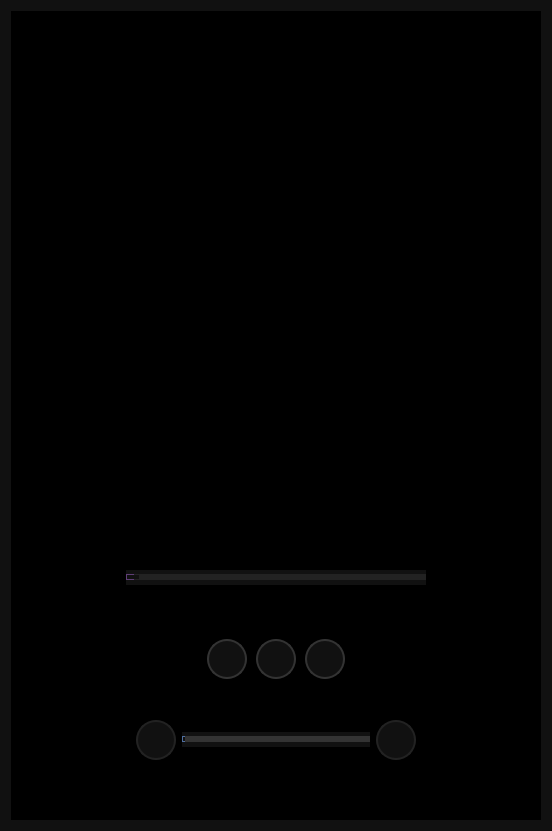
         <widget class="QWidget" name="widgetContainer">
          <property name="styleSheet">
           <string notr="true">QWidget {

	background-color : #111111;

}</string>
          </property>
          <layout class="QGridLayout" name="gridLayout_4">
           <item row="0" column="0">
            <widget class="QFrame" name="framePlayerContent">
             <property name="styleSheet">
              <string notr="true">QFrame {

	background-color : #111111;

}</string>
             </property>
             <property name="frameShape">
              <enum>QFrame::Panel</enum>
             </property>
             <property name="frameShadow">
              <enum>QFrame::Plain</enum>
             </property>
             <property name="lineWidth">
              <number>0</number>
             </property>
             <layout class="QGridLayout" name="gridLayout_5">
              <property name="leftMargin">
               <number>0</number>
              </property>
              <property name="topMargin">
               <number>0</number>
              </property>
              <property name="rightMargin">
               <number>0</number>
              </property>
              <property name="bottomMargin">
               <number>0</number>
              </property>
              <property name="spacing">
               <number>0</number>
              </property>
              <item row="0" column="0">
               <widget class="QFrame" name="framePlayContent">
                <property name="frameShape">
                 <enum>QFrame::NoFrame</enum>
                </property>
                <property name="frameShadow">
                 <enum>QFrame::Plain</enum>
                </property>
                <property name="lineWidth">
                 <number>0</number>
                </property>
                <layout class="QGridLayout" name="gridLayout_9">
                 <property name="leftMargin">
                  <number>0</number>
                 </property>
                 <property name="topMargin">
                  <number>0</number>
                 </property>
                 <property name="rightMargin">
                  <number>0</number>
                 </property>
                 <property name="bottomMargin">
                  <number>0</number>
                 </property>
                 <property name="spacing">
                  <number>0</number>
                 </property>
                 <item row="0" column="0">
                  <widget class="QFrame" name="frameCoverArt">
                   <property name="styleSheet">
                    <string notr="true">QFrame {

	background-color : #000000;

}</string>
                   </property>
                   <property name="frameShape">
                    <enum>QFrame::Panel</enum>
                   </property>
                   <property name="frameShadow">
                    <enum>QFrame::Plain</enum>
                   </property>
                   <property name="lineWidth">
                    <number>0</number>
                   </property>
                   <layout class="QGridLayout" name="gridLayout_11">
                    <property name="leftMargin">
                     <number>0</number>
                    </property>
                    <property name="topMargin">
                     <number>0</number>
                    </property>
                    <property name="rightMargin">
                     <number>0</number>
                    </property>
                    <property name="bottomMargin">
                     <number>0</number>
                    </property>
                    <property name="spacing">
                     <number>0</number>
                    </property>
                    <item row="1" column="3">
                     <spacer name="horizontalSpacer_7">
                      <property name="orientation">
                       <enum>Qt::Horizontal</enum>
                      </property>
                      <property name="sizeType">
                       <enum>QSizePolicy::Fixed</enum>
                      </property>
                      <property name="sizeHint" stdset="0">
                       <size>
                        <width>40</width>
                        <height>20</height>
                       </size>
                      </property>
                     </spacer>
                    </item>
                    <item row="1" column="1">
                     <spacer name="horizontalSpacer_6">
                      <property name="orientation">
                       <enum>Qt::Horizontal</enum>
                      </property>
                      <property name="sizeType">
                       <enum>QSizePolicy::Fixed</enum>
                      </property>
                      <property name="sizeHint" stdset="0">
                       <size>
                        <width>40</width>
                        <height>20</height>
                       </size>
                      </property>
                     </spacer>
                    </item>
                    <item row="1" column="2" alignment="Qt::AlignHCenter">
                     <widget class="QLabel" name="labelCoverArt">
                      <property name="minimumSize">
                       <size>
                        <width>450</width>
                        <height>450</height>
                       </size>
                      </property>
                      <property name="maximumSize">
                       <size>
                        <width>450</width>
                        <height>450</height>
                       </size>
                      </property>
                      <property name="sizeIncrement">
                       <size>
                        <width>0</width>
                        <height>0</height>
                       </size>
                      </property>
                      <property name="baseSize">
                       <size>
                        <width>100</width>
                        <height>100</height>
                       </size>
                      </property>
                      <property name="autoFillBackground">
                       <bool>true</bool>
                      </property>
                      <property name="lineWidth">
                       <number>0</number>
                      </property>
                      <property name="text">
                       <string/>
                      </property>
                      <property name="pixmap">
                       <pixmap>../../../../../../../../music/FLAC/Baby Keem/[ME]  The Melodic Blue [198352120] [2021]/cover.jpg</pixmap>
                      </property>
                      <property name="scaledContents">
                       <bool>true</bool>
                      </property>
                      <property name="wordWrap">
                       <bool>false</bool>
                      </property>
                     </widget>
                    </item>
                    <item row="0" column="2">
                     <spacer name="verticalSpacer_14">
                      <property name="orientation">
                       <enum>Qt::Vertical</enum>
                      </property>
                      <property name="sizeType">
                       <enum>QSizePolicy::Fixed</enum>
                      </property>
                      <property name="sizeHint" stdset="0">
                       <size>
                        <width>20</width>
                        <height>5</height>
                       </size>
                      </property>
                     </spacer>
                    </item>
                   </layout>
                  </widget>
                 </item>
                 <item row="1" column="0">
                  <widget class="QFrame" name="frameSong">
                   <property name="styleSheet">
                    <string notr="true">QFrame {

	background-color : #000000;

}</string>
                   </property>
                   <property name="frameShape">
                    <enum>QFrame::NoFrame</enum>
                   </property>
                   <property name="frameShadow">
                    <enum>QFrame::Plain</enum>
                   </property>
                   <property name="lineWidth">
                    <number>0</number>
                   </property>
                   <layout class="QGridLayout" name="gridLayout_10">
                    <property name="leftMargin">
                     <number>0</number>
                    </property>
                    <property name="topMargin">
                     <number>0</number>
                    </property>
                    <property name="rightMargin">
                     <number>0</number>
                    </property>
                    <property name="bottomMargin">
                     <number>0</number>
                    </property>
                    <property name="spacing">
                     <number>0</number>
                    </property>
                    <item row="3" column="0" alignment="Qt::AlignHCenter">
                     <widget class="QLabel" name="labelArtistSong">
                      <property name="styleSheet">
                       <string notr="true">QLabel {
	font : 80 13pt &quot;Microsoft JhengHei UI&quot; bold;
	color : #FFFFFF;
	border-radius : 0px;
	text-align : left;
	padding-left: 5px;
}

QLabel::hover {
	color : #4F6FA0;
}
</string>
                      </property>
                      <property name="text">
                       <string/>
                      </property>
                     </widget>
                    </item>
                    <item row="1" column="0" alignment="Qt::AlignHCenter">
                     <widget class="QLabel" name="labelTitleSong">
                      <property name="styleSheet">
                       <string notr="true">QLabel {
	font : 77 18pt &quot;Microsoft JhengHei UI&quot;;
	color : #FFFFFF;
	border-radius : 0px;
	text-align : left;
	padding-left: 5px;
}

QLabel::hover {
	color : #4F6FA0;
}
</string>
                      </property>
                      <property name="frameShape">
                       <enum>QFrame::Panel</enum>
                      </property>
                      <property name="frameShadow">
                       <enum>QFrame::Plain</enum>
                      </property>
                      <property name="lineWidth">
                       <number>0</number>
                      </property>
                      <property name="text">
                       <string/>
                      </property>
                     </widget>
                    </item>
                    <item row="4" column="0">
                     <spacer name="verticalSpacer_2">
                      <property name="orientation">
                       <enum>Qt::Vertical</enum>
                      </property>
                      <property name="sizeType">
                       <enum>QSizePolicy::Fixed</enum>
                      </property>
                      <property name="sizeHint" stdset="0">
                       <size>
                        <width>20</width>
                        <height>20</height>
                       </size>
                      </property>
                     </spacer>
                    </item>
                    <item row="0" column="0">
                     <spacer name="verticalSpacer">
                      <property name="orientation">
                       <enum>Qt::Vertical</enum>
                      </property>
                      <property name="sizeType">
                       <enum>QSizePolicy::Fixed</enum>
                      </property>
                      <property name="sizeHint" stdset="0">
                       <size>
                        <width>20</width>
                        <height>30</height>
                       </size>
                      </property>
                     </spacer>
                    </item>
                    <item row="2" column="0" alignment="Qt::AlignHCenter">
                     <widget class="QLabel" name="labelAlbumSong">
                      <property name="styleSheet">
                       <string notr="true">QLabel {
	font : 80 16pt &quot;Microsoft JhengHei UI&quot; bold;
	color : #FFFFFF;
	border-radius : 0px;
	text-align : left;
	padding-left: 5px;
}

QLabel::hover {
	color : #4F6FA0;
}
</string>
                      </property>
                      <property name="text">
                       <string/>
                      </property>
                     </widget>
                    </item>
                    <item row="5" column="0">
                     <widget class="QFrame" name="frameSongTime">
                      <property name="frameShape">
                       <enum>QFrame::StyledPanel</enum>
                      </property>
                      <property name="frameShadow">
                       <enum>QFrame::Raised</enum>
                      </property>
                      <layout class="QGridLayout" name="gridLayout_14">
                       <item row="0" column="2">
                        <widget class="QSlider" name="horizontalSliderTime">
                         <property name="minimumSize">
                          <size>
                           <width>300</width>
                           <height>0</height>
                          </size>
                         </property>
                         <property name="styleSheet">
                          <string notr="true">QSlider::groove:horizontal {
	border: 1px solid #333333;
	height: 4px;

	border-radius: 2px;
}

QSlider::handle:horizontal {
	width : 12px;
	height : 12px;
	background-color : #111111;
}

QSlider::add-page:qlineargradient {
	background: #222222;
	border-top-right-radius: 9px;
	border-bottom-right-radius: 9px;
	border-top-left-radius: 0px;
	border-bottom-left-radius: 0px;
}

QSlider::sub-page:qlineargradient {
	background: #5F3E77;
	border-top-right-radius: 0px;
	border-bottom-right-radius: 0px;
	border-top-left-radius: 9px;
	border-bottom-left-radius: 9px;
}</string>
                         </property>
                         <property name="orientation">
                          <enum>Qt::Horizontal</enum>
                         </property>
                        </widget>
                       </item>
                       <item row="4" column="2">
                        <widget class="QFrame" name="frameVolume">
                         <property name="frameShape">
                          <enum>QFrame::StyledPanel</enum>
                         </property>
                         <property name="frameShadow">
                          <enum>QFrame::Raised</enum>
                         </property>
                         <layout class="QGridLayout" name="gridLayout_12">
                          <item row="0" column="0">
                           <widget class="QPushButton" name="pushButtonVolume">
                            <property name="minimumSize">
                             <size>
                              <width>40</width>
                              <height>40</height>
                             </size>
                            </property>
                            <property name="maximumSize">
                             <size>
                              <width>40</width>
                              <height>40</height>
                             </size>
                            </property>
                            <property name="styleSheet">
                             <string notr="true">QPushButton {
    color: #222222;
    border: 2px solid #222222;
    border-radius: 20px;
    /*border-style: outset;*/
    padding: 5px;
}

QPushButton:hover {
    background: #222222;
}
</string>
                            </property>
                            <property name="text">
                             <string/>
                            </property>
                            <property name="icon">
                             <iconset>
                              <normaloff>../img/icons/24x24/cil-volume-high.png</normaloff>../img/icons/24x24/cil-volume-high.png</iconset>
                            </property>
                            <property name="iconSize">
                             <size>
                              <width>24</width>
                              <height>24</height>
                             </size>
                            </property>
                           </widget>
                          </item>
                          <item row="0" column="1">
                           <widget class="QSlider" name="horizontalSliderVolume">
                            <property name="styleSheet">
                             <string notr="true">QSlider::groove:horizontal {
	border: 1px solid #333333;
	height: 4px;

	border-radius: 2px;
}

QSlider::handle:horizontal {
	width : 2px;
	height : 8px;
	background-color : #111111;
}

QSlider::add-page:qlineargradient {
	background: #333333;
	border-top-right-radius: 9px;
	border-bottom-right-radius: 9px;
	border-top-left-radius: 0px;
	border-bottom-left-radius: 0px;
}

QSlider::sub-page:qlineargradient {
	background: #4F6FA0;
	border-top-right-radius: 0px;
	border-bottom-right-radius: 0px;
	border-top-left-radius: 9px;
	border-bottom-left-radius: 9px;
}</string>
                            </property>
                            <property name="orientation">
                             <enum>Qt::Horizontal</enum>
                            </property>
                           </widget>
                          </item>
                          <item row="0" column="2">
                           <widget class="QPushButton" name="pushButtonAddFavorite">
                            <property name="minimumSize">
                             <size>
                              <width>40</width>
                              <height>40</height>
                             </size>
                            </property>
                            <property name="maximumSize">
                             <size>
                              <width>40</width>
                              <height>40</height>
                             </size>
                            </property>
                            <property name="styleSheet">
                             <string notr="true">QPushButton {
    color: #222222;
    border: 2px solid #222222;
    border-radius: 20px;
    /*border-style: outset;*/
    padding: 5px;
}

QPushButton:hover {
    background: #222222;
}

QPushButton:pressed {
    border-style: inset;
    background: #AD3F3F;
}</string>
                            </property>
                            <property name="text">
                             <string/>
                            </property>
                            <property name="icon">
                             <iconset>
                              <normaloff>../img/icons/24x24/cil-heart.png</normaloff>../img/icons/24x24/cil-heart.png</iconset>
                            </property>
                            <property name="iconSize">
                             <size>
                              <width>24</width>
                              <height>24</height>
                             </size>
                            </property>
                           </widget>
                          </item>
                         </layout>
                        </widget>
                       </item>
                       <item row="0" column="4">
                        <spacer name="horizontalSpacer_5">
                         <property name="orientation">
                          <enum>Qt::Horizontal</enum>
                         </property>
                         <property name="sizeHint" stdset="0">
                          <size>
                           <width>40</width>
                           <height>20</height>
                          </size>
                         </property>
                        </spacer>
                       </item>
                       <item row="1" column="2">
                        <spacer name="verticalSpacer_3">
                         <property name="orientation">
                          <enum>Qt::Vertical</enum>
                         </property>
                         <property name="sizeHint" stdset="0">
                          <size>
                           <width>20</width>
                           <height>40</height>
                          </size>
                         </property>
                        </spacer>
                       </item>
                       <item row="2" column="2">
                        <widget class="QFrame" name="framePlayerFunction">
                         <property name="minimumSize">
                          <size>
                           <width>0</width>
                           <height>50</height>
                          </size>
                         </property>
                         <property name="maximumSize">
                          <size>
                           <width>16777215</width>
                           <height>50</height>
                          </size>
                         </property>
                         <property name="frameShape">
                          <enum>QFrame::StyledPanel</enum>
                         </property>
                         <property name="frameShadow">
                          <enum>QFrame::Raised</enum>
                         </property>
                         <layout class="QGridLayout" name="gridLayout_6">
                          <property name="leftMargin">
                           <number>0</number>
                          </property>
                          <property name="topMargin">
                           <number>0</number>
                          </property>
                          <property name="rightMargin">
                           <number>0</number>
                          </property>
                          <property name="bottomMargin">
                           <number>0</number>
                          </property>
                          <property name="horizontalSpacing">
                           <number>9</number>
                          </property>
                          <property name="verticalSpacing">
                           <number>0</number>
                          </property>
                          <item row="0" column="5">
                           <spacer name="horizontalSpacer_3">
                            <property name="orientation">
                             <enum>Qt::Horizontal</enum>
                            </property>
                            <property name="sizeHint" stdset="0">
                             <size>
                              <width>40</width>
                              <height>20</height>
                             </size>
                            </property>
                           </spacer>
                          </item>
                          <item row="0" column="4">
                           <widget class="QPushButton" name="pushButtonNext">
                            <property name="minimumSize">
                             <size>
                              <width>40</width>
                              <height>40</height>
                             </size>
                            </property>
                            <property name="maximumSize">
                             <size>
                              <width>40</width>
                              <height>40</height>
                             </size>
                            </property>
                            <property name="styleSheet">
                             <string notr="true">QPushButton {
    color: #333333;
    border: 2px solid #333333;
    border-radius: 20px;
    /*border-style: outset;*/
    padding: 5px;
}

QPushButton:hover {
    background: #444444;
}

QPushButton:pressed {
    border-style: inset;
    background: qradialgradient(
        cx: 0.4, cy: -0.1, fx: 0.4, fy: -0.1,
        radius: 1.35, stop: 0 #fff, stop: 1 #ddd);
}</string>
                            </property>
                            <property name="text">
                             <string/>
                            </property>
                            <property name="icon">
                             <iconset>
                              <normaloff>img/icons/24x24/cil-media-step-forward.png</normaloff>img/icons/24x24/cil-media-step-forward.png</iconset>
                            </property>
                            <property name="iconSize">
                             <size>
                              <width>24</width>
                              <height>24</height>
                             </size>
                            </property>
                            <property name="flat">
                             <bool>true</bool>
                            </property>
                           </widget>
                          </item>
                          <item row="0" column="1">
                           <spacer name="horizontalSpacer">
                            <property name="orientation">
                             <enum>Qt::Horizontal</enum>
                            </property>
                            <property name="sizeHint" stdset="0">
                             <size>
                              <width>40</width>
                              <height>20</height>
                             </size>
                            </property>
                           </spacer>
                          </item>
                          <item row="0" column="2">
                           <widget class="QPushButton" name="pushButtonPrevious">
                            <property name="minimumSize">
                             <size>
                              <width>40</width>
                              <height>40</height>
                             </size>
                            </property>
                            <property name="maximumSize">
                             <size>
                              <width>40</width>
                              <height>40</height>
                             </size>
                            </property>
                            <property name="styleSheet">
                             <string notr="true">QPushButton {
    color: #333333;
    border: 2px solid #333333;
    border-radius: 20px;
    /*border-style: outset;*/
    padding: 5px;
}

QPushButton:hover {
    background: #444444;
}

QPushButton:pressed {
    border-style: inset;
    background: qradialgradient(
        cx: 0.4, cy: -0.1, fx: 0.4, fy: -0.1,
        radius: 1.35, stop: 0 #fff, stop: 1 #ddd);
}</string>
                            </property>
                            <property name="text">
                             <string/>
                            </property>
                            <property name="icon">
                             <iconset>
                              <normaloff>img/icons/24x24/cil-media-step-backward.png</normaloff>img/icons/24x24/cil-media-step-backward.png</iconset>
                            </property>
                            <property name="iconSize">
                             <size>
                              <width>24</width>
                              <height>24</height>
                             </size>
                            </property>
                            <property name="flat">
                             <bool>true</bool>
                            </property>
                           </widget>
                          </item>
                          <item row="0" column="3">
                           <widget class="QPushButton" name="pushButtonPlay">
                            <property name="minimumSize">
                             <size>
                              <width>40</width>
                              <height>40</height>
                             </size>
                            </property>
                            <property name="maximumSize">
                             <size>
                              <width>40</width>
                              <height>40</height>
                             </size>
                            </property>
                            <property name="styleSheet">
                             <string notr="true">QPushButton {
    color: #333333;
    border: 2px solid #333333;
    border-radius: 20px;
    /*border-style: outset;*/
    padding: 5px;
}

QPushButton:hover {
    background: #444444;
}

QPushButton:pressed {
    border-style: inset;
    background: qradialgradient(
        cx: 0.4, cy: -0.1, fx: 0.4, fy: -0.1,
        radius: 1.35, stop: 0 #fff, stop: 1 #ddd);
}</string>
                            </property>
                            <property name="text">
                             <string/>
                            </property>
                            <property name="icon">
                             <iconset>
                              <normaloff>img/icons/24x24/cil-media-play.png</normaloff>img/icons/24x24/cil-media-play.png</iconset>
                            </property>
                            <property name="iconSize">
                             <size>
                              <width>24</width>
                              <height>24</height>
                             </size>
                            </property>
                            <property name="flat">
                             <bool>true</bool>
                            </property>
                           </widget>
                          </item>
                         </layout>
                        </widget>
                       </item>
                       <item row="5" column="2" alignment="Qt::AlignHCenter">
                        <widget class="QLabel" name="labelBitrate">
                         <property name="styleSheet">
                          <string notr="true">QLabel {
	font : 22 11pt &quot;Microsoft JhengHei UI&quot; bold;
	color : #FFFFFF;
	border-radius : 0px;
	text-align : left;
	padding-left: 5px;
}</string>
                         </property>
                         <property name="text">
                          <string/>
                         </property>
                        </widget>
                       </item>
                       <item row="3" column="2">
                        <spacer name="verticalSpacer_4">
                         <property name="orientation">
                          <enum>Qt::Vertical</enum>
                         </property>
                         <property name="sizeType">
                          <enum>QSizePolicy::Fixed</enum>
                         </property>
                         <property name="sizeHint" stdset="0">
                          <size>
                           <width>20</width>
                           <height>20</height>
                          </size>
                         </property>
                        </spacer>
                       </item>
                       <item row="0" column="3">
                        <widget class="QLabel" name="labelDuration">
                         <property name="styleSheet">
                          <string notr="true">QLabel {
	font : 80 8pt &quot;Microsoft JhengHei UI&quot; bold;
	color : #FFFFFF;
	border-radius : 0px;
	text-align : left;
	padding-left: 5px;
}</string>
                         </property>
                         <property name="text">
                          <string/>
                         </property>
                        </widget>
                       </item>
                       <item row="0" column="1">
                        <widget class="QLabel" name="labelTime">
                         <property name="styleSheet">
                          <string notr="true">QLabel {
	font : 80 8pt &quot;Microsoft JhengHei UI&quot; bold;
	color : #FFFFFF;
	border-radius : 0px;
	text-align : left;
	padding-left: 5px;
}</string>
                         </property>
                         <property name="text">
                          <string/>
                         </property>
                        </widget>
                       </item>
                       <item row="6" column="2" alignment="Qt::AlignHCenter">
                        <widget class="QLabel" name="labelCodec">
                         <property name="styleSheet">
                          <string notr="true">QLabel {
	font : 22 9pt &quot;Microsoft JhengHei UI&quot; bold;
	color : #FFFFFF;
	border-radius : 0px;
	text-align : left;
	padding-left: 5px;
}</string>
                         </property>
                         <property name="text">
                          <string/>
                         </property>
                        </widget>
                       </item>
                       <item row="0" column="0">
                        <spacer name="horizontalSpacer_4">
                         <property name="orientation">
                          <enum>Qt::Horizontal</enum>
                         </property>
                         <property name="sizeHint" stdset="0">
                          <size>
                           <width>40</width>
                           <height>20</height>
                          </size>
                         </property>
                        </spacer>
                       </item>
                      </layout>
                      <zorder>labelTime</zorder>
                      <zorder>framePlayerFunction</zorder>
                      <zorder>frameVolume</zorder>
                      <zorder>labelCodec</zorder>
                      <zorder>labelBitrate</zorder>
                      <zorder>horizontalSpacer_4</zorder>
                      <zorder>horizontalSpacer_5</zorder>
                      <zorder>horizontalSliderTime</zorder>
                      <zorder>labelDuration</zorder>
                     </widget>
                    </item>
                   </layout>
                  </widget>
                 </item>
                </layout>
               </widget>
              </item>
             </layout>
            </widget>
           </item>
          </layout>
         </widget>
